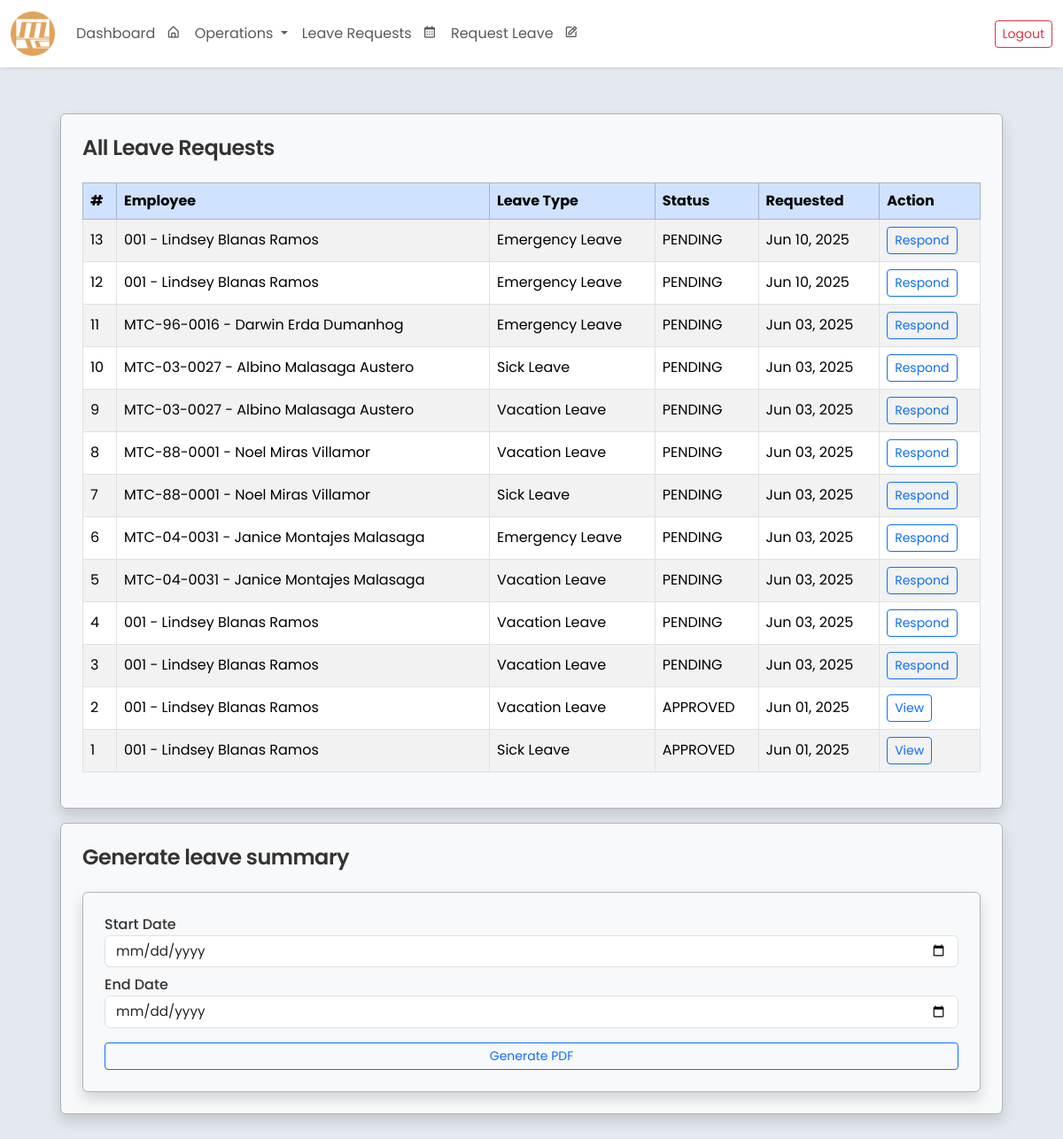
Screenshot of /gen_leave/ (signed in) with the database file from the repository.
### core/models.py (models this page shows, shortened)
class LeaveRequest(models.Model):
    class LeaveType(models.TextChoices):
        SICK = 'SICK', 'Sick Leave'
        MATERNITY = 'MATERNITY', 'Maternity Leave'
        PATERNITY = 'PATERNITY', 'Paternity Leave'
        VACATION = 'VACATION', 'Vacation Leave'
        EMERGENCY = 'EMERGENCY', 'Emergency Leave'
    class ApprovalStatus(models.TextChoices):
        PENDING = 'PENDING', 'PENDING'
        APPROVED = 'APPROVED', 'APPROVED'
        REJECTED = 'REJECTED', 'REJECTED'
    employee = models.ForeignKey('Employee', on_delete=models.CASCADE, related_name='leave_requests')
    leave_number = models.PositiveIntegerField(unique=True, editable=False)
    leave_dates = JSONField(default=list, blank=True, null=True)
    reason_for_leave = models.TextField()
    leave_type = models.CharField(max_length=20, choices=LeaveType.choices)
    remarks = models.TextField(blank=True, null=True)
    leave_credit_deduction = models.PositiveIntegerField(default=0)
    deduction_applied = models.BooleanField(default=False)
    department_approval = models.CharField(max_length=10, choices=ApprovalStatus.choices, default=ApprovalStatus.PENDING)
    hr_approval = models.CharField(max_length=10, choices=ApprovalStatus.choices, default=ApprovalStatus.PENDING)
    president_approval = models.CharField(max_length=10, choices=ApprovalStatus.choices, default=ApprovalStatus.PENDING)
    status = models.CharField(max_length=10, choices=ApprovalStatus.choices, default=ApprovalStatus.PENDING)
    paid_dates = models.PositiveIntegerField(default=0)
    unpaid_dates = models.PositiveIntegerField(default=0)
    created_at = models.DateTimeField(auto_now_add=True)

class Employee(models.Model):
    SEX_CHOICES = [
        ('Male', 'Male'),
        ('Female', 'Female'),
        ('Other', 'Prefer not to Say'),
    ]
    ROLE_CHOICES = [
        ('Regular Employee', 'Regular Employee'),
        ('Department Head', 'Department Head'),
        ('Admin(HR)', 'Admin(HR)'),
        ('Supervisor', 'Supervisor'),
        ('President', 'President')
    ]
    STATUS_CHOICES = [
        ('Active', 'Active'),
        ('Inactive', 'Inactive'),
    ]
    employee_id = models.AutoField(primary_key=True)
    company_id = models.CharField(max_length=20, blank=False, unique=True)
    first_name = models.CharField(max_length=100, blank=False)
    middle_name = models.CharField(max_length=100, blank=True, null=True)
    last_name = models.CharField(max_length=100, blank=False)
    sex = models.CharField(max_length=20, choices=SEX_CHOICES, blank=False)
    role = models.CharField(max_length=20, choices=ROLE_CHOICES, default='Regular Employee', blank=False)
    status = models.CharField(max_length=10, choices=STATUS_CHOICES, default='Active')
    last_credit_update = models.DateField(null=True, blank=True)
    department = models.ForeignKey(
        Department,
        related_name="employees",
        on_delete=models.SET_NULL,
        null=True,
        blank=True
    )
    contact_number = models.CharField(max_length=15, blank=False)
    date_employed = models.DateField()
    leave_credits = models.IntegerField(default=0, blank=False)
    leave_credits2 = models.IntegerField(default=0, blank=False)
    user_account = models.OneToOneField(User, on_delete=models.SET_NULL, null=True, blank=True, related_name='employee')
    class Meta:
        ordering = ['last_name', 'first_name']
        verbose_name = 'Employee'
        verbose_name_plural = 'Employees'
        db_table = 'employee_table'
    def __str__(self):
        return f"{self.company_id} - {self.first_name} {self.middle_name if self.middle_name else ''} {self.last_name}"

### core/views.py (the view)
# urls.py: path('gen_leave/', views.gen_leave, name='gen_leave'),
def gen_leave(request):
    user = request.user
    role = user.employee.role
    department = user.employee.department
    if role == "President" or department.name == "Human Resources":
        leave_requests = LeaveRequest.objects.select_related('employee').order_by('-created_at')
    else:
        leave_requests = LeaveRequest.objects.select_related('employee').filter(employee__department=department).order_by('-created_at')
    return render(request, 'leave_response_general.html', {'leave_requests': leave_requests})

### core/templates/leave_response_general.html (shortened to what this page needs)
<!DOCTYPE html>
<html lang="en">
{% extends 'base.html' %}
    {% load static %}
    {% block content %}
    <div class="row px-5">
    <div class="p-2 d-flex w-100">
        <div class="d-flex flex-column border border-dark-subtle p-4 rounded shadow w-100 bg-light">
            <h4 class="mb-4">All Leave Requests</h4>
            {% if leave_requests %}
                <div class="table-responsive">
                    <table class="table table-bordered table-striped align-middle">
                        <thead class="table-primary">
                            <tr>
                                <th>#</th>
                                <th>Employee</th>
                                <th>Leave Type</th>
                                <th>Status</th>
                                <th>Requested</th>
                                <th>Action</th>
                            </tr>
                        </thead>
                        <tbody>
                            {% for leave in leave_requests %}
                                <tr>
                                    <td>{{ leave.leave_number }}</td>
                                    <td>{{ leave.employee }}</td>
                                    <td>{{ leave.get_leave_type_display }}</td>
                                    <td>{{ leave.status }}</td>
                                    <td>{{ leave.created_at|date:"M d, Y" }}</td>
                                    <td>
                                        {% if leave.deduction_applied %}
                                            <a href="{% url 'leave_request_detail' leave.pk %}" class="btn btn-sm btn-outline-primary">
                                                View
                                            </a>
                                        {% else %}
                                            <a href="{% url 'respond_leave_request' leave.id %}" class="btn btn-sm btn-outline-primary">
                                                Respond
                                            </a>
                                        {% endif %}
                                    </td>
                                </tr>
                            {% endfor %}
                        </tbody>
                    </table>
                </div>
            {% else %}
                <div class="text-muted">No leave requests available.</div>
            {% endif %}
        </div>
    </div>
</div>
<form method="get" action="{% url 'leave_summary_pdf' %}" target="_blank">
    <div class="row px-5">
        <div class="p-2 d-flex w-100">
            <div class="d-flex flex-column border border-dark-subtle p-4 rounded shadow w-100 bg-light">
                <h4 class="mb-4">Generate leave summary</h4>
                <div class="d-flex flex-column border border-dark-subtle p-4 rounded shadow w-100 bg-light">
                    <label for="start_date">Start Date</label>
                    <input type="date" id="start_date" name="start_date" class="form-control mb-2" required>
                    <label for="end_date">End Date</label>
                    <input type="date" id="end_date" name="end_date" class="form-control mb-3" required>
                    <button type="submit" class="btn btn-sm btn-outline-primary">Generate PDF</button>
                </div>
            </div>
        </div>
    </div>
</form>
    {% endblock %}

### rows the page displays
LeaveRequest: leave_number "13", employee "001 - Lindsey Blanas Ramos", leave_type "Emergency Leave", status "PENDING", created_at "Jun 10, 2025", deduction_applied "Respond"
LeaveRequest: leave_number "12", employee "001 - Lindsey Blanas Ramos", leave_type "Emergency Leave", status "PENDING", created_at "Jun 10, 2025", deduction_applied "Respond"
LeaveRequest: leave_number "11", employee "MTC-96-0016 - Darwin Erda Dumanhog", leave_type "Emergency Leave", status "PENDING", created_at "Jun 03, 2025", deduction_applied "Respond"
LeaveRequest: leave_number "10", employee "MTC-03-0027 - Albino Malasaga Austero", leave_type "Sick Leave", status "PENDING", created_at "Jun 03, 2025", deduction_applied "Respond"
LeaveRequest: leave_number "9", employee "MTC-03-0027 - Albino Malasaga Austero", leave_type "Vacation Leave", status "PENDING", created_at "Jun 03, 2025", deduction_applied "Respond"
LeaveRequest: leave_number "8", employee "MTC-88-0001 - Noel Miras Villamor", leave_type "Vacation Leave", status "PENDING", created_at "Jun 03, 2025", deduction_applied "Respond"
LeaveRequest: leave_number "7", employee "MTC-88-0001 - Noel Miras Villamor", leave_type "Sick Leave", status "PENDING", created_at "Jun 03, 2025", deduction_applied "Respond"
LeaveRequest: leave_number "6", employee "MTC-04-0031 - Janice Montajes Malasaga", leave_type "Emergency Leave", status "PENDING", created_at "Jun 03, 2025", deduction_applied "Respond"
LeaveRequest: leave_number "5", employee "MTC-04-0031 - Janice Montajes Malasaga", leave_type "Vacation Leave", status "PENDING", created_at "Jun 03, 2025", deduction_applied "Respond"
LeaveRequest: leave_number "4", employee "001 - Lindsey Blanas Ramos", leave_type "Vacation Leave", status "PENDING", created_at "Jun 03, 2025", deduction_applied "Respond"
LeaveRequest: leave_number "3", employee "001 - Lindsey Blanas Ramos", leave_type "Vacation Leave", status "PENDING", created_at "Jun 03, 2025", deduction_applied "Respond"
LeaveRequest: leave_number "2", employee "001 - Lindsey Blanas Ramos", leave_type "Vacation Leave", status "APPROVED", created_at "Jun 01, 2025", deduction_applied "View"
LeaveRequest: leave_number "1", employee "001 - Lindsey Blanas Ramos", leave_type "Sick Leave", status "APPROVED", created_at "Jun 01, 2025", deduction_applied "View"
